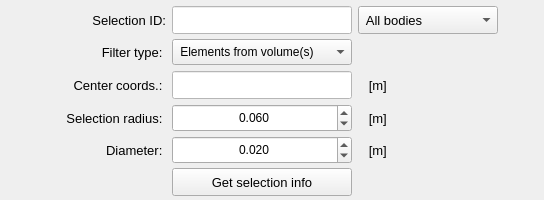
           <widget class="QFrame" name="frame_6">
            <property name="minimumSize">
             <size>
              <width>400</width>
              <height>200</height>
             </size>
            </property>
            <property name="maximumSize">
             <size>
              <width>16777215</width>
              <height>200</height>
             </size>
            </property>
            <property name="frameShape">
             <enum>QFrame::NoFrame</enum>
            </property>
            <property name="frameShadow">
             <enum>QFrame::Raised</enum>
            </property>
            <property name="lineWidth">
             <number>1</number>
            </property>
            <layout class="QGridLayout" name="gridLayout_8">
             <property name="leftMargin">
              <number>6</number>
             </property>
             <property name="topMargin">
              <number>6</number>
             </property>
             <property name="rightMargin">
              <number>6</number>
             </property>
             <property name="bottomMargin">
              <number>6</number>
             </property>
             <item row="0" column="6">
              <spacer name="horizontalSpacer_6">
               <property name="orientation">
                <enum>Qt::Horizontal</enum>
               </property>
               <property name="sizeHint" stdset="0">
                <size>
                 <width>40</width>
                 <height>20</height>
                </size>
               </property>
              </spacer>
             </item>
             <item row="0" column="3">
              <widget class="QComboBox" name="comboBox_attribution_type">
               <property name="minimumSize">
                <size>
                 <width>0</width>
                 <height>28</height>
                </size>
               </property>
               <property name="maximumSize">
                <size>
                 <width>16777215</width>
                 <height>28</height>
                </size>
               </property>
               <property name="font">
                <font>
                 <pointsize>10</pointsize>
                </font>
               </property>
               <item>
                <property name="text">
                 <string> All bodies</string>
                </property>
               </item>
               <item>
                <property name="text">
                 <string> Selected bodies</string>
                </property>
               </item>
               <item>
                <property name="text">
                 <string> Sphere (multiple)</string>
                </property>
               </item>
               <item>
                <property name="text">
                 <string> Sphere (averaged)</string>
                </property>
               </item>
              </widget>
             </item>
             <item row="0" column="0">
              <spacer name="horizontalSpacer_7">
               <property name="orientation">
                <enum>Qt::Horizontal</enum>
               </property>
               <property name="sizeHint" stdset="0">
                <size>
                 <width>40</width>
                 <height>20</height>
                </size>
               </property>
              </spacer>
             </item>
             <item row="0" column="1">
              <widget class="QLabel" name="label_12">
               <property name="minimumSize">
                <size>
                 <width>0</width>
                 <height>28</height>
                </size>
               </property>
               <property name="maximumSize">
                <size>
                 <width>140</width>
                 <height>28</height>
                </size>
               </property>
               <property name="font">
                <font>
                 <family>MS Shell Dlg 2</family>
                 <pointsize>10</pointsize>
                 <weight>50</weight>
                 <bold>false</bold>
                </font>
               </property>
               <property name="text">
                <string>Selection ID:</string>
               </property>
               <property name="textFormat">
                <enum>Qt::AutoText</enum>
               </property>
               <property name="alignment">
                <set>Qt::AlignRight|Qt::AlignTrailing|Qt::AlignVCenter</set>
               </property>
              </widget>
             </item>
             <item row="1" column="2">
              <widget class="QComboBox" name="comboBox_filter">
               <property name="minimumSize">
                <size>
                 <width>180</width>
                 <height>26</height>
                </size>
               </property>
               <property name="maximumSize">
                <size>
                 <width>180</width>
                 <height>26</height>
                </size>
               </property>
               <property name="font">
                <font>
                 <pointsize>9</pointsize>
                </font>
               </property>
               <property name="toolTip">
                <string>&lt;html&gt;&lt;head/&gt;&lt;body&gt;&lt;p&gt;Choose 'Elements inside sphere' to returns the elements list based on its coordinates center or 'Nodes inside sphere' to get elements connected with the nodes inside the selection sphere.&lt;/p&gt;&lt;/body&gt;&lt;/html&gt;</string>
               </property>
               <item>
                <property name="text">
                 <string> Elements from volume(s)</string>
                </property>
               </item>
               <item>
                <property name="text">
                 <string> Elements inside sphere</string>
                </property>
               </item>
               <item>
                <property name="text">
                 <string> Nodes inside sphere</string>
                </property>
               </item>
              </widget>
             </item>
             <item row="1" column="1">
              <widget class="QLabel" name="label_selection_type_5">
               <property name="minimumSize">
                <size>
                 <width>120</width>
                 <height>26</height>
                </size>
               </property>
               <property name="maximumSize">
                <size>
                 <width>120</width>
                 <height>26</height>
                </size>
               </property>
               <property name="font">
                <font>
                 <family>MS Shell Dlg 2</family>
                 <pointsize>10</pointsize>
                 <weight>50</weight>
                 <italic>false</italic>
                 <bold>false</bold>
                </font>
               </property>
               <property name="text">
                <string>Filter type: </string>
               </property>
               <property name="alignment">
                <set>Qt::AlignRight|Qt::AlignTrailing|Qt::AlignVCenter</set>
               </property>
              </widget>
             </item>
             <item row="0" column="2">
              <widget class="QLineEdit" name="lineEdit_selected_id">
               <property name="enabled">
                <bool>true</bool>
               </property>
               <property name="minimumSize">
                <size>
                 <width>180</width>
                 <height>28</height>
                </size>
               </property>
               <property name="maximumSize">
                <size>
                 <width>180</width>
                 <height>28</height>
                </size>
               </property>
               <property name="font">
                <font>
                 <pointsize>10</pointsize>
                </font>
               </property>
               <property name="focusPolicy">
                <enum>Qt::ClickFocus</enum>
               </property>
               <property name="styleSheet">
                <string notr="true">QLineEdit{background-color: rgb(255, 255, 255); color: rgb(0, 0, 0)}
QLineEdit:disabled {background-color: rgb(230, 230, 230); color: rgb(120, 120, 120)}</string>
               </property>
               <property name="text">
                <string/>
               </property>
               <property name="alignment">
                <set>Qt::AlignCenter</set>
               </property>
              </widget>
             </item>
             <item row="2" column="2">
              <widget class="QLineEdit" name="lineEdit_center_coordinates">
               <property name="minimumSize">
                <size>
                 <width>180</width>
                 <height>28</height>
                </size>
               </property>
               <property name="maximumSize">
                <size>
                 <width>180</width>
                 <height>28</height>
                </size>
               </property>
               <property name="font">
                <font>
                 <family>MS Shell Dlg 2</family>
                 <pointsize>10</pointsize>
                 <weight>50</weight>
                 <italic>false</italic>
                 <bold>false</bold>
                </font>
               </property>
               <property name="toolTip">
                <string>&lt;html&gt;&lt;head/&gt;&lt;body&gt;&lt;p&gt;The average coordinates center of selected surfaces in meters.&lt;/p&gt;&lt;/body&gt;&lt;/html&gt;</string>
               </property>
               <property name="styleSheet">
                <string notr="true">color: rgb(0, 0, 255);
background-color: rgb(255, 255, 255);</string>
               </property>
               <property name="text">
                <string/>
               </property>
               <property name="alignment">
                <set>Qt::AlignCenter</set>
               </property>
              </widget>
             </item>
             <item row="2" column="3">
              <widget class="QLabel" name="label_unit_5">
               <property name="minimumSize">
                <size>
                 <width>36</width>
                 <height>28</height>
                </size>
               </property>
               <property name="maximumSize">
                <size>
                 <width>36</width>
                 <height>28</height>
                </size>
               </property>
               <property name="font">
                <font>
                 <family>MS Shell Dlg 2</family>
                 <pointsize>10</pointsize>
                 <weight>50</weight>
                 <italic>false</italic>
                 <bold>false</bold>
                </font>
               </property>
               <property name="text">
                <string> [m]</string>
               </property>
               <property name="alignment">
                <set>Qt::AlignCenter</set>
               </property>
              </widget>
             </item>
             <item row="2" column="1">
              <widget class="QLabel" name="label_diameter_3">
               <property name="minimumSize">
                <size>
                 <width>120</width>
                 <height>28</height>
                </size>
               </property>
               <property name="maximumSize">
                <size>
                 <width>120</width>
                 <height>28</height>
                </size>
               </property>
               <property name="font">
                <font>
                 <family>MS Shell Dlg 2</family>
                 <pointsize>10</pointsize>
                 <weight>50</weight>
                 <italic>false</italic>
                 <bold>false</bold>
                </font>
               </property>
               <property name="text">
                <string>Center coords.: </string>
               </property>
               <property name="alignment">
                <set>Qt::AlignRight|Qt::AlignTrailing|Qt::AlignVCenter</set>
               </property>
              </widget>
             </item>
             <item row="3" column="1">
              <widget class="QLabel" name="label_selection_type_2">
               <property name="minimumSize">
                <size>
                 <width>120</width>
                 <height>28</height>
                </size>
               </property>
               <property name="maximumSize">
                <size>
                 <width>120</width>
                 <height>28</height>
                </size>
               </property>
               <property name="font">
                <font>
                 <family>MS Shell Dlg 2</family>
                 <pointsize>10</pointsize>
                 <weight>50</weight>
                 <italic>false</italic>
                 <bold>false</bold>
                </font>
               </property>
               <property name="text">
                <string>Selection radius: </string>
               </property>
               <property name="alignment">
                <set>Qt::AlignRight|Qt::AlignTrailing|Qt::AlignVCenter</set>
               </property>
              </widget>
             </item>
             <item row="3" column="2">
              <widget class="QDoubleSpinBox" name="doubleSpinBox_selection_radius">
               <property name="minimumSize">
                <size>
                 <width>180</width>
                 <height>28</height>
                </size>
               </property>
               <property name="maximumSize">
                <size>
                 <width>180</width>
                 <height>28</height>
                </size>
               </property>
               <property name="alignment">
                <set>Qt::AlignCenter</set>
               </property>
               <property name="decimals">
                <number>3</number>
               </property>
               <property name="minimum">
                <double>0.002000000000000</double>
               </property>
               <property name="maximum">
                <double>10000.000000000000000</double>
               </property>
               <property name="singleStep">
                <double>0.010000000000000</double>
               </property>
               <property name="value">
                <double>0.060000000000000</double>
               </property>
              </widget>
             </item>
             <item row="3" column="3">
              <widget class="QLabel" name="label_unit">
               <property name="minimumSize">
                <size>
                 <width>36</width>
                 <height>28</height>
                </size>
               </property>
               <property name="maximumSize">
                <size>
                 <width>36</width>
                 <height>28</height>
                </size>
               </property>
               <property name="font">
                <font>
                 <family>MS Shell Dlg 2</family>
                 <pointsize>10</pointsize>
                 <weight>50</weight>
                 <italic>false</italic>
                 <bold>false</bold>
                </font>
               </property>
               <property name="text">
                <string> [m]</string>
               </property>
               <property name="alignment">
                <set>Qt::AlignCenter</set>
               </property>
              </widget>
             </item>
             <item row="4" column="1">
              <widget class="QLabel" name="label_diameter">
               <property name="minimumSize">
                <size>
                 <width>120</width>
                 <height>28</height>
                </size>
               </property>
               <property name="maximumSize">
                <size>
                 <width>120</width>
                 <height>28</height>
                </size>
               </property>
               <property name="font">
                <font>
                 <family>MS Shell Dlg 2</family>
                 <pointsize>10</pointsize>
                 <weight>50</weight>
                 <italic>false</italic>
                 <bold>false</bold>
                </font>
               </property>
               <property name="text">
                <string>Diameter: </string>
               </property>
               <property name="alignment">
                <set>Qt::AlignRight|Qt::AlignTrailing|Qt::AlignVCenter</set>
               </property>
              </widget>
             </item>
             <item row="4" column="3">
              <widget class="QLabel" name="label_unit_2">
               <property name="minimumSize">
                <size>
                 <width>36</width>
                 <height>28</height>
                </size>
               </property>
               <property name="maximumSize">
                <size>
                 <width>36</width>
                 <height>28</height>
                </size>
               </property>
               <property name="font">
                <font>
                 <family>MS Shell Dlg 2</family>
                 <pointsize>10</pointsize>
                 <weight>50</weight>
                 <italic>false</italic>
                 <bold>false</bold>
                </font>
               </property>
               <property name="text">
                <string> [m]</string>
               </property>
               <property name="alignment">
                <set>Qt::AlignCenter</set>
               </property>
              </widget>
             </item>
             <item row="4" column="2">
              <widget class="QDoubleSpinBox" name="doubleSpinBox_diameter">
               <property name="minimumSize">
                <size>
                 <width>180</width>
                 <height>28</height>
                </size>
               </property>
               <property name="maximumSize">
                <size>
                 <width>180</width>
                 <height>28</height>
                </size>
               </property>
               <property name="alignment">
                <set>Qt::AlignCenter</set>
               </property>
               <property name="decimals">
                <number>3</number>
               </property>
               <property name="minimum">
                <double>0.002000000000000</double>
               </property>
               <property name="maximum">
                <double>10000.000000000000000</double>
               </property>
               <property name="singleStep">
                <double>0.010000000000000</double>
               </property>
               <property name="value">
                <double>0.020000000000000</double>
               </property>
              </widget>
             </item>
             <item row="5" column="2">
              <widget class="QPushButton" name="pushButton_selection_info">
               <property name="minimumSize">
                <size>
                 <width>180</width>
                 <height>28</height>
                </size>
               </property>
               <property name="maximumSize">
                <size>
                 <width>180</width>
                 <height>28</height>
                </size>
               </property>
               <property name="font">
                <font>
                 <family>MS Shell Dlg 2</family>
                 <pointsize>10</pointsize>
                 <weight>50</weight>
                 <italic>false</italic>
                 <bold>false</bold>
                </font>
               </property>
               <property name="toolTip">
                <string>&lt;html&gt;&lt;head/&gt;&lt;body&gt;&lt;p&gt;Get the selection information&lt;/p&gt;&lt;/body&gt;&lt;/html&gt;</string>
               </property>
               <property name="styleSheet">
                <string notr="true"/>
               </property>
               <property name="text">
                <string>Get selection info</string>
               </property>
              </widget>
             </item>
            </layout>
           </widget>
